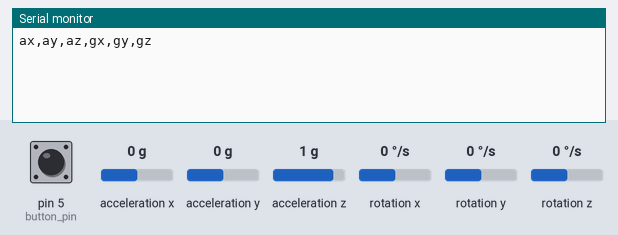
Recording of a sketch running on a simulated Arduino Uno, built with avr-gcc and run on an emulated ATmega328P. Parts: the last lines printed to the serial monitor. The test bench sets the inputs (shaded band); at power-on: pin 5 (button_pin) LOW, acceleration y 0 g, acceleration x 0 g, acceleration z 1 g, rotation x 0 °/s, rotation y 0 °/s, rotation z 0 °/s.

Above: at 2.2 s.
2.3 s: pin 5 (button_pin) pulled HIGH for 0.15 s
At 3.4 s:
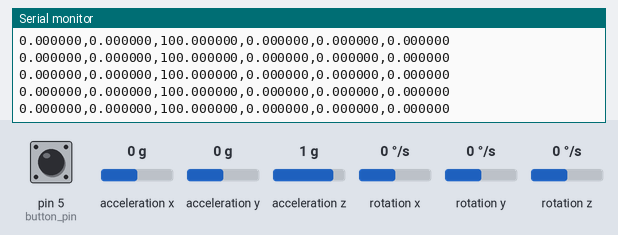
3.9 s: pin 5 (button_pin) driven HIGH
6.9 s: acceleration y set to -1.4 g
At 7.7 s:
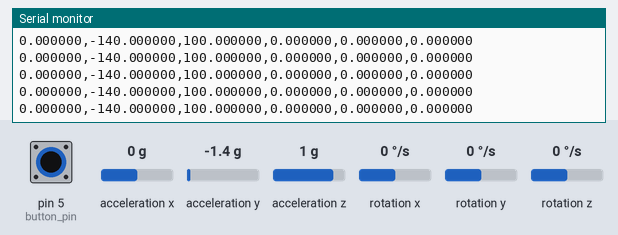
9.9 s: acceleration x set to 1.4 g
At 10.6 s:
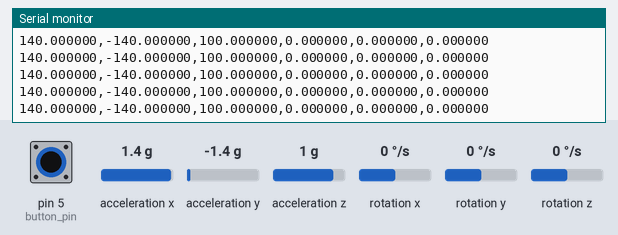
12.9 s: acceleration z set to 0.8 g
At 13.4 s:
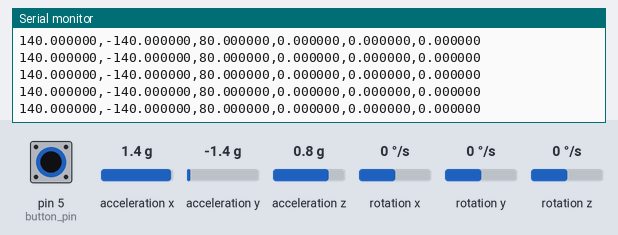
15.9 s: rotation x set to -192 °/s
At 16.6 s:
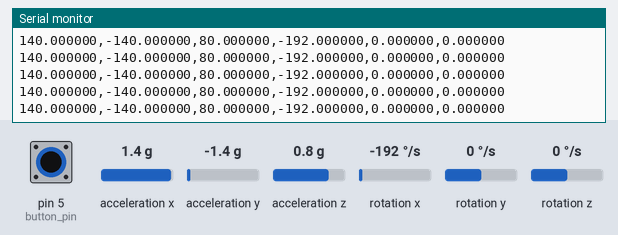

Measured:
- after the input at 2.3 s, the serial monitor: prints a new line at once (image 1)
- after the input at 6.9 s, the serial monitor: prints a new line at once (image 2)
- after the input at 9.9 s, the serial monitor: prints a new line at once (image 3)
- after the input at 12.9 s, the serial monitor: prints a new line at once (image 4)
- after the input at 15.9 s, the serial monitor: prints a new line at once (image 5)

The sketch:

out_to_py.ino
```cpp
#include <Arduino_LSM6DSOX.h>

const int button_pin = 5;
#define ACCEL_SCALE 100

void setup() {
  Serial.begin(115200);
  while (!Serial) {}
  delay(1000);
  if (!IMU.begin()) {
    Serial.println("Failed to initialize IMU!");
    while (1);
  }

  pinMode(button_pin, INPUT);

  Serial.println("ax,ay,az,gx,gy,gz");  // CSV header
}

void loop() {
  float ax, ay, az;
  float gx, gy, gz;

  if (IMU.accelerationAvailable() && IMU.gyroscopeAvailable() && digitalRead(button_pin)) {
    IMU.readAcceleration(ax, ay, az);
    IMU.readGyroscope(gx, gy, gz);

    Serial.print(ax * ACCEL_SCALE, 6); Serial.print(",");
    Serial.print(ay * ACCEL_SCALE, 6); Serial.print(",");
    Serial.print(az * ACCEL_SCALE, 6); Serial.print(",");
    Serial.print(gx, 6); Serial.print(",");
    Serial.print(gy, 6); Serial.print(",");
    Serial.println(gz, 6);
  }

  delay(10); // ≈100 Hz, matches good gesture sampling
}
```
